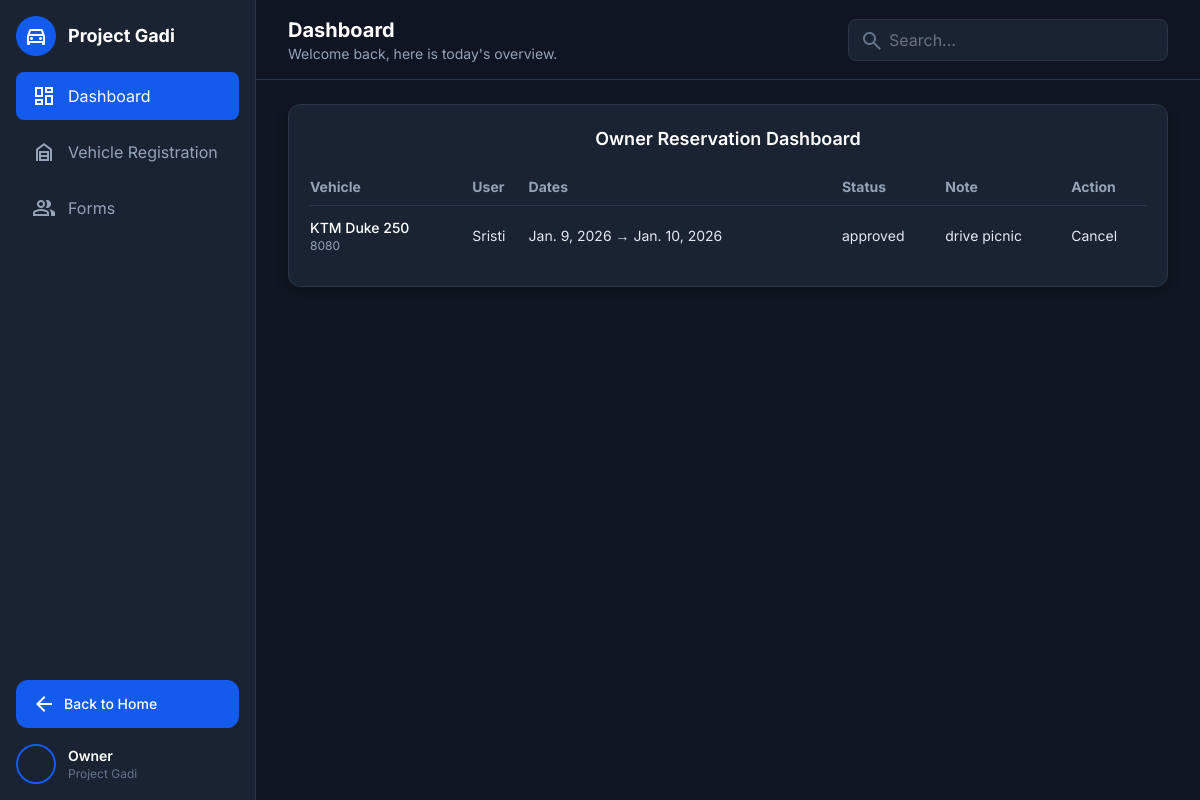
The page /reservations/owner/ (signed in) on the database its author committed.
### reservations/models.py (models this page shows, shortened)
class Reservation(models.Model):
    STATUS_CHOICES = [
        ("pending", "Pending"),
        ("approved", "Approved"),
        ("rejected", "Rejected"),
        ("cancelled", "Cancelled"),
    ]
    vehicle = models.ForeignKey(Vehicle, on_delete=models.CASCADE, related_name="reservations")
    user = models.ForeignKey(settings.AUTH_USER_MODEL, on_delete=models.CASCADE, related_name="reservations")
    start_date = models.DateField()
    end_date = models.DateField()
    purpose = models.CharField(max_length=255)
    status = models.CharField(max_length=20, choices=STATUS_CHOICES, default="pending")
    owner_note = models.TextField(blank=True)  # rejection reason / owner note
    created_at = models.DateTimeField(auto_now_add=True)

### vehicles/models.py (models this page shows, shortened)
class Vehicle(models.Model):
    VEHICLE_TYPES = [
        ("bike", "Bike"),
        ("scooter", "Scooter"),
        ("car", "Car"),
        ("van", "Van"),
        ("truck", "Truck"),
    ]
    class ApprovalStatus(models.TextChoices):
        PENDING = "pending", "Pending"
        APPROVED = "approved", "Approved"
        REJECTED = "rejected", "Rejected"
    owner = models.ForeignKey(
        settings.AUTH_USER_MODEL,
        on_delete=models.CASCADE,
        related_name="vehicles",
    )
    vehicle_type = models.CharField(max_length=20, choices=VEHICLE_TYPES)
    model_name = models.CharField(max_length=120)
    number_plate_no = models.CharField(max_length=50, unique=True)
    license_no = models.CharField(max_length=50)
    license_front_photo = models.ImageField(upload_to=upload_vehicle_doc)
    license_back_photo = models.ImageField(upload_to=upload_vehicle_doc)
    bluebook_photo = models.ImageField(upload_to=upload_vehicle_doc)
    vehicle_photo_with_plate = models.ImageField(upload_to=upload_vehicle_doc)
    status = models.CharField(
        max_length=20, choices=ApprovalStatus.choices, default=ApprovalStatus.PENDING
    )
    admin_feedback = models.TextField(blank=True)
    submitted_at = models.DateTimeField(auto_now_add=True)
    reviewed_at = models.DateTimeField(null=True, blank=True)
    reviewed_by = models.ForeignKey(
        settings.AUTH_USER_MODEL,
        on_delete=models.SET_NULL,
        null=True,
        blank=True,
        related_name="vehicle_reviews",
    )

### accounts/models.py (models this page shows, shortened)
class User(AbstractUser):
    class Roles(models.TextChoices):
        USER = "user", "User"
        OWNER = "owner", "Vehicle Owner"
    role = models.CharField(max_length=20, choices=Roles.choices, default=Roles.USER)
    @property
    def is_owner(self) -> bool:
        return self.role == self.Roles.OWNER

### reservations/views.py (the view)
    def _wrapped(request, *args, **kwargs):
        if not request.user.is_authenticated or not getattr(request.user, "is_owner", False):
            return HttpResponseForbidden("Owner access only.")
        return view_func(request, *args, **kwargs)

### reservations/views.py (called while the page is built)
def owner_required(view_func):
    def _wrapped(request, *args, **kwargs):
        if not request.user.is_authenticated or not getattr(request.user, "is_owner", False):
            return HttpResponseForbidden("Owner access only.")
        return view_func(request, *args, **kwargs)
    return _wrapped

@login_required
@owner_required
def owner_reservations_dashboard(request):
    qs = Reservation.objects.filter(
        vehicle__owner=request.user
    ).select_related("vehicle", "user").order_by("-created_at")
    return render(request, "reservations/owner_dashboard.html", {"reservations": qs})

### templates/reservations/owner_dashboard.html (shortened to what this page needs)
<!DOCTYPE html>
<html class="dark" lang="en">
<head>
  <script src="https://cdn.tailwindcss.com?plugins=forms,container-queries"></script>
</head>
<body class="bg-background-dark text-slate-200 h-screen overflow-hidden flex">
<aside class="w-64 bg-card-dark border-r border-border-dark flex flex-col justify-between shrink-0">
  <div class="p-4 space-y-4">
    <div class="flex items-center gap-3">
      <div class="bg-primary size-10 rounded-full flex items-center justify-center text-white">
        <span class="material-symbols-outlined">directions_car</span>
      </div>
      <h1 class="font-bold text-lg text-white">Project Gadi</h1>
    </div>
    <nav class="space-y-2 mt-4">
      <a class="flex items-center gap-3 px-4 py-3 rounded-lg bg-primary text-white">
        <span class="material-symbols-outlined">dashboard</span> Dashboard
      </a>
      <a class="flex items-center gap-3 px-4 py-3 rounded-lg text-slate-400 hover:bg-white/10">
        <span class="material-symbols-outlined">garage_home</span> Vehicle Registration
      </a>
      <a class="flex items-center gap-3 px-4 py-3 rounded-lg text-slate-400 hover:bg-white/10">
        <span class="material-symbols-outlined">group</span> Forms
      </a>
    </nav>
  </div>
   <div class="p-4 space-y-4">
    <a href="{% url 'my_vehicles' %}"
       class="flex items-center gap-2 px-4 py-3 bg-primary rounded-xl text-sm font-medium text-white hover:bg-primary-hover">
      <span class="material-symbols-outlined">arrow_back</span>
      Back to Home
    </a>
<div class="flex items-center gap-3">
  <div class="size-10 rounded-full bg-cover border-2 border-primary"
       style="background-image:url('https://cdn-icons-png.flaticon.com/512/8583/8583437.png');">
  </div>
  <div>
    <p class="text-white font-semibold text-sm">Owner</p>
    <p class="text-slate-500 text-xs">Project Gadi</p>
  </div>
</div>
  </div>
</aside>
<main class="flex-1 flex flex-col overflow-hidden">
  <header class="h-20 px-8 flex items-center justify-between border-b border-border-dark bg-background-dark/80">
    <div>
      <h2 class="text-xl font-bold text-white">Dashboard</h2>
      <p class="text-slate-400 text-sm">Welcome back, here is today's overview.</p>
    </div>
    <div class="relative w-80 hidden md:block">
      <input class="w-full bg-card-dark border border-border-dark rounded-lg pl-10 py-2 text-white" placeholder="Search...">
      <span class="material-symbols-outlined absolute left-3 top-2.5 text-slate-500">search</span>
    </div>
  </header>
  <div class="flex-1 overflow-y-auto px-8 py-6 space-y-6">
<div class="bg-card-dark border border-border-dark rounded-xl p-5 shadow-card">
  <h3 class="text-lg font-semibold text-white mb-4 text-center">
    Owner Reservation Dashboard
  </h3>
  {% if reservations %}
  <table class="w-full text-sm">
    <thead>
      <tr class="text-slate-400 border-b border-border-dark">
        <th class="py-2 text-left">Vehicle</th>
        <th class="py-2 text-left">User</th>
        <th class="py-2 text-left">Dates</th>
        <th class="py-2 text-left">Status</th>
        <th class="py-2 text-left">Note</th>
        <th class="py-2 text-left">Action</th>
      </tr>
    </thead>
    <tbody class="divide-y divide-border-dark">
      {% for r in reservations %}
      <tr class="text-slate-200">
        <td class="py-3">
          <div class="font-medium text-white">
            {{ r.vehicle.model_name }}
          </div>
          <div class="text-xs text-slate-400">
            {{ r.vehicle.number_plate_no }}
          </div>
        </td>
        <td class="py-3">{{ r.user.username }}</td>
        <td class="py-3">
          {{ r.start_date }} → {{ r.end_date }}
        </td>
        <td class="py-3">
          <span class="badge {{ r.status }}">
            {{ r.status }}
          </span>
        </td>
        <td class="py-3">
          {{ r.purpose|default:"—" }}
        </td>
        <td class="py-3">
          {% if r.status == "pending" %}
            <a href="{% url 'owner_decide_reservation' r.id %}"
               class="btn-primary">
              Approve / Reject
            </a>
          {% elif r.status == "approved" %}
            <a href="{% url 'owner_cancel_approved' r.id %}"
               class="btn-danger">
              Cancel
            </a>
          {% else %}
            —
          {% endif %}
        </td>
      </tr>
      {% endfor %}
    </tbody>
  </table>
  {% else %}
  <div class="text-center text-slate-400 py-8">
    <p>No reservations for your vehicles.</p>
  </div>
  {% endif %}
</div>

### templates/reservations/owner_dashboard.html (style rules this page uses)
body { font-family: "Inter", sans-serif; }

### rows shown on the page
Reservation: vehicle.model_name "KTM Duke 250", vehicle.number_plate_no "8080", user.username "Sristi", start_date "Jan. 9, 2026", end_date "Jan. 10, 2026", status "approved", purpose "drive picnic", shows "Cancel"
